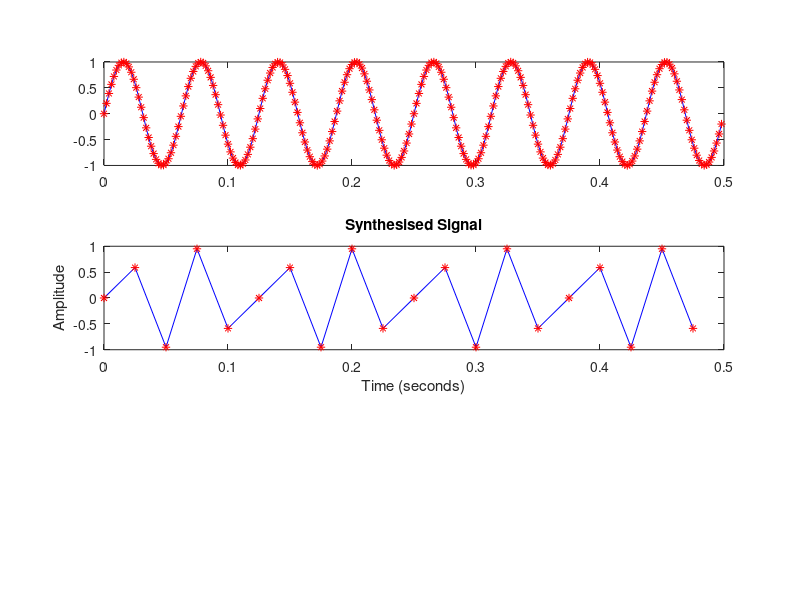

Write MATLAB code to recreate this figure.
clear all;
close all;

fs = 500;
T = 1/fs;
N = 250; % desired length of signal
t = [0:N-1]*T; %time vector 
f1 = 8; f2=f1*2; 
%x = sin(2*pi*f1*t-pi/2) + sin(2*pi*f2*t);
x = sin(2*pi*f2*t);
subplot(3,1,1)
plot(t,x,'-b',t,x,'*r')

fs = 40;
T = 1/fs;
N = 20; % desired length of signal
t = [0:N-1]*T; %time vector 
x = sin(2*pi*f2*t);
subplot(3,1,2)
plot(t,x,'-b',t,x,'*r')

ylabel('Amplitude')
xlabel('Time (seconds)')
title('Synthesised Signal');